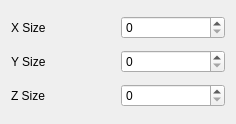
<?xml version="1.0" encoding="UTF-8"?>
<ui version="4.0">
 <class>ShowMeshBoundingBox</class>
 <widget class="QDialog" name="ShowMeshBoundingBox">
  <property name="geometry">
   <rect>
    <x>0</x>
    <y>0</y>
    <width>236</width>
    <height>124</height>
   </rect>
  </property>
  <property name="minimumSize">
   <size>
    <width>236</width>
    <height>124</height>
   </size>
  </property>
  <property name="maximumSize">
   <size>
    <width>300</width>
    <height>188</height>
   </size>
  </property>
  <property name="windowTitle">
   <string>ShowMeshBoundingBox</string>
  </property>
  <property name="sizeGripEnabled">
   <bool>false</bool>
  </property>
  <property name="modal">
   <bool>false</bool>
  </property>
  <layout class="QVBoxLayout" name="verticalLayout_2">
   <item>
    <layout class="QHBoxLayout" name="horizontalLayout">
     <item>
      <widget class="QLabel" name="xLabel_">
       <property name="minimumSize">
        <size>
         <width>40</width>
         <height>0</height>
        </size>
       </property>
       <property name="text">
        <string>X Size</string>
       </property>
      </widget>
     </item>
     <item>
      <widget class="QSpinBox" name="xSpinBox_"/>
     </item>
    </layout>
   </item>
   <item>
    <layout class="QHBoxLayout" name="horizontalLayout_2">
     <item>
      <widget class="QLabel" name="yLabel_">
       <property name="text">
        <string>Y Size</string>
       </property>
      </widget>
     </item>
     <item>
      <widget class="QSpinBox" name="ySpinBox_"/>
     </item>
    </layout>
   </item>
   <item>
    <layout class="QHBoxLayout" name="horizontalLayout_3">
     <item>
      <widget class="QLabel" name="zLabel_">
       <property name="text">
        <string>Z Size</string>
       </property>
      </widget>
     </item>
     <item>
      <widget class="QSpinBox" name="zSpinBox_"/>
     </item>
    </layout>
   </item>
  </layout>
 </widget>
 <layoutdefault spacing="6" margin="11"/>
 <resources/>
 <connections/>
</ui>
